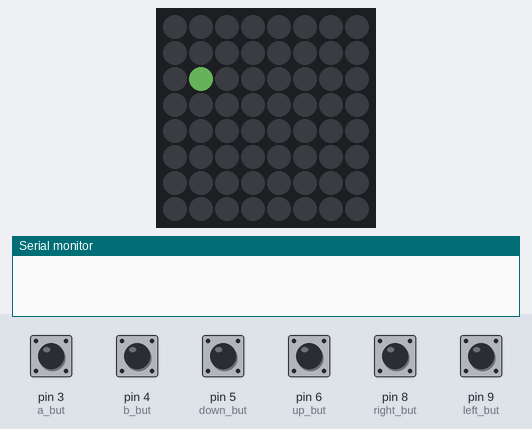
A sketch run on a simulated Arduino Uno, built with avr-gcc and run on an emulated ATmega328P. On the bench: 8×8 RGB LED matrix (first LED top left, wired row by row), the last lines printed to the serial monitor. The inputs (shaded band) are chosen by the test bench; at power-on: pin 3 (a_but), pin 4 (b_but), pin 5 (down_but), pin 6 (up_but), pin 8 (right_but), pin 9 (left_but) HIGH. Dim RGB values are drawn brighter than linear.

Above: at 1.2 s.
1.3 s: pin 3 (a_but) pulled LOW for 0.15 s
At 1.5 s:
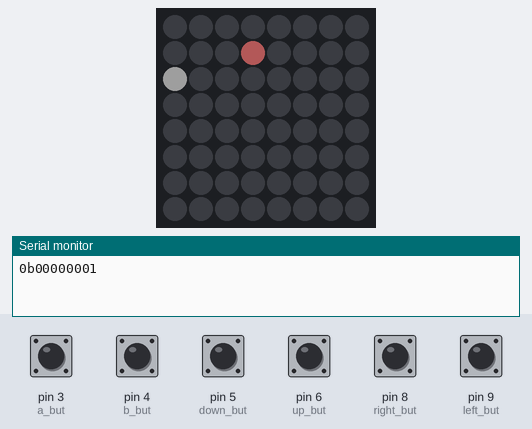
2.0 s: pin 4 (b_but) pulled LOW for 0.15 s
2.7 s: pin 4 (b_but) pulled LOW for 1 s
At 3.1 s:
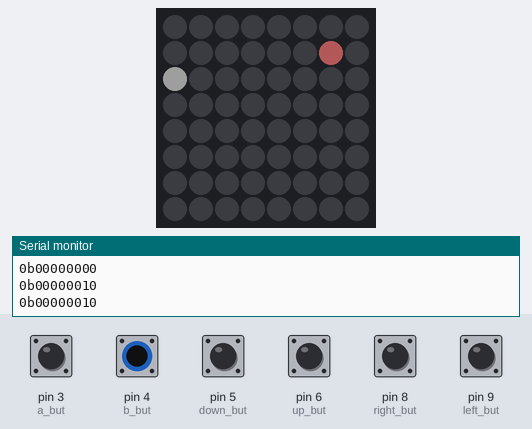
4.3 s: pin 5 (down_but) pulled LOW for 0.15 s
At 4.5 s:
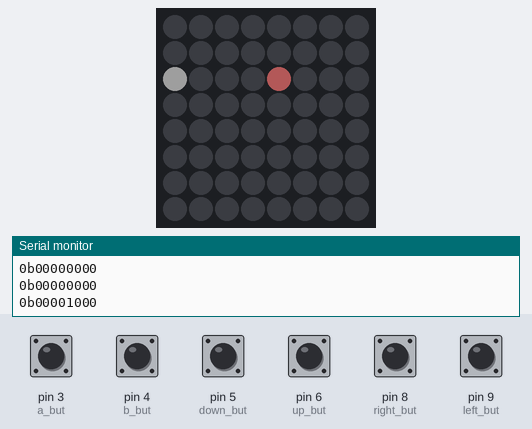
5.0 s: pin 8 (right_but) pulled LOW for 0.15 s
At 5.1 s:
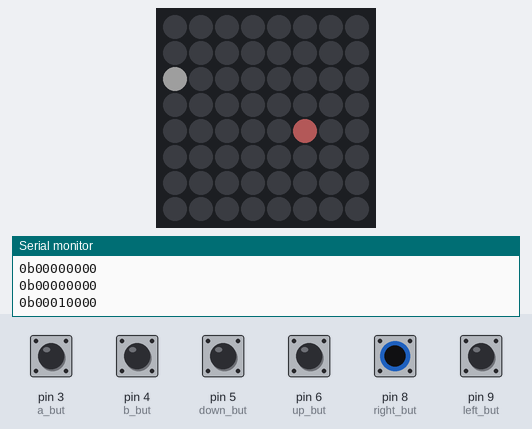
5.7 s: pin 6 (up_but) pulled LOW for 0.15 s
At 5.9 s:
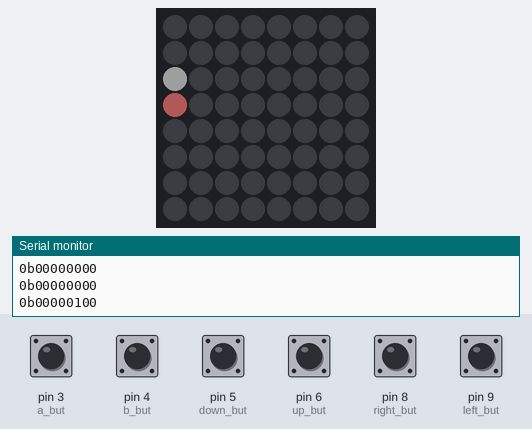
Timing chart, 0 to 7.4 s (numbered marks = the images above; inputs shaded):
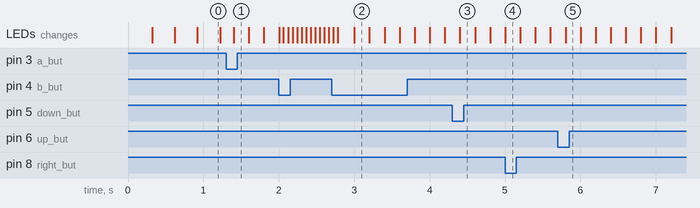

Measured:
- after the input at 1.3 s, the LEDs: change after 0.10 s (image 1)

The sketch:

led_matrix_gameboy.ino
```cpp
// use the cRGB struct hsv method
#define USE_HSV

#include <WS2812.h>

#define RB_HUE_STEPS 10
#define GLOBAL_SAT 255
#define GLOBAL_BRGHT 60
#define frame_tick 20 //delays between frameupdates
#define game_tick 200 //delays between game updates
#define donut true
#define cheating false
/*
 * snake settings
 */
#define X_start 1
#define Y_start 1
#define SNAKE_LENGHT_START 1

/*
 * board definitions
 */
#define LEDHeight 8
#define LEDWidth 8
#define LEDCount (LEDHeight * LEDWidth)

/*
 * button mapping
 */
#define ledDataPin 7
#define a_but 3
#define b_but 4
#define down_but 5
#define up_but 6
#define right_but 8
#define left_but 9

/*
 * typedefs
 */
typedef enum{
  A = 0,
  B,
  UP,
  DOWN,
  RIGHT,
  LEFT
} key;

typedef enum{
  X_ = 0,
  Y_
} cord;

typedef enum{
  BLANK = 0,
  RB = -1,
  RED = -2,
  GREEN = -3,
  BLUE = -4,
  WHITE = -5,
  APPLE = -20,
  GOLDENAPPLE = -21
} color;

typedef enum{
  STARTUP = 0,
  IDLE,
  RUNNING,
  PAUSED,
  WON,
  GAME_OVER
} game_states;

/*
 * globals
 */
WS2812 LED(LEDCount);
cRGB pixel;
cRGB blank;

int snake_lenght = SNAKE_LENGHT_START;
int game_state = STARTUP;
uint64_t time_since_statechange = 0;
int8_t board[LEDHeight][LEDWidth];
bool masked = false;
bool effekt1 = false;
uint8_t current_brightness = GLOBAL_BRGHT;

void setup() {
  pinMode(a_but, INPUT_PULLUP);
  pinMode(b_but, INPUT_PULLUP);
  pinMode(up_but, INPUT_PULLUP);
  pinMode(down_but, INPUT_PULLUP);
  pinMode(left_but, INPUT_PULLUP);
  pinMode(right_but, INPUT_PULLUP);
  LED.setOutput(ledDataPin);
  Serial.begin(115200);

  blank.r=0;
  blank.g=0;
  blank.b=0;

  memset(board, 0, sizeof(board));
}

void renderBoard(){
  int x=0, y=0;
  int static hue = 0;   //stores 0 to 614
  hue += RB_HUE_STEPS;
  hue %= 360;
  uint8_t level = snake_lenght / 12;


  if(masked){
    for(int i=0; i<LEDCount; i++)
      LED.set_crgb_at(i, blank);
  }
  else{
    for(int i = 0; i < LEDCount; i++)
    {
      int8_t field_value = board[x][LEDWidth-1-y];

      if(field_value == GOLDENAPPLE){
        field_value = RB;
      }
      if(field_value == APPLE){
        /* blinking apples
        int peri = 300 ;
        int t = millis() % peri;
        if(t<peri/2){
          pixel.SetHSV(0, 0, (uint16_t) current_brightness * t / peri/2 +10);
        }
        else{
          t -= peri/2;
          pixel.SetHSV(0, 0, (uint16_t) current_brightness * ((peri/2)-t) / peri/2 +10);
        }*/
        pixel.SetHSV(0, 0, (uint16_t) current_brightness/2);
        LED.set_crgb_at(i, pixel);
      }
      else if(field_value > 0){
        if(game_state == GAME_OVER || game_state == PAUSED) {
          // scanner over snake
          uint16_t hue = (level*360/(6) )%360;
          uint16_t bri = current_brightness * (field_value / snake_lenght) + 1;
          if (((millis()-time_since_statechange) % ((snake_lenght+1)*60)) / 60 == (snake_lenght-field_value)){
            if(game_state == GAME_OVER)
              LED.set_crgb_at(i, blank);
            else{
              pixel.SetHSV(hue, GLOBAL_SAT/2, current_brightness);
              LED.set_crgb_at(i, pixel);
            }
          }
          else{
            pixel.SetHSV(hue, GLOBAL_SAT/2, bri);
            LED.set_crgb_at(i, pixel);
          }
        }
        else if(game_state == WON || game_state == IDLE){
          // changing rainbow from head to tail
          pixel.SetHSV((hue+field_value*360/32)%360, GLOBAL_SAT/2, current_brightness);
          LED.set_crgb_at(i, pixel);
        }
        else{
          //change satuation to half
          //pixel.SetHSV(((snake_lenght)*360/64)%360, field_value * (GLOBAL_SAT/2) * 3/4 / snake_lenght + 64, current_brightness);

          // change sat to 0
          // pixel.SetHSV(((snake_lenght)*360/64)%360, field_value * (GLOBAL_SAT/2) / snake_lenght, current_brightness);

          // continous long rainbow snake, fixed
          //pixel.SetHSV(((snake_lenght-field_value+2)*360/64)%360, GLOBAL_SAT/2, current_brightness);

          // changing rainbow from head to tail
          //pixel.SetHSV((hue+field_value*360/32)%360, GLOBAL_SAT/2, current_brightness);

          // changing rainbow from tail to head
          //pixel.SetHSV((hue+(snake_lenght-field_value+2)*360/32)%360, GLOBAL_SAT/2, current_brightness);

          // changing color every 12 steps   + ((snake_lenght - field_value)* (64 / snake_lenght))
          //uint16_t hue = (level*360/(64/6) )%360;  //nice discrete colors

          uint16_t hue = (level*360/(6) )%360;
          uint16_t bri = current_brightness * (field_value / snake_lenght) + 1;
          pixel.SetHSV(hue, GLOBAL_SAT/2, bri);

          LED.set_crgb_at(i, pixel);
        }
      }
      else if(field_value == RB){
        pixel.SetHSV((hue+i*360/9)%360, GLOBAL_SAT, current_brightness/2);
        LED.set_crgb_at(i, pixel);
      }
      else if(field_value == WHITE){
        pixel.SetHSV(0, 0, current_brightness);
        LED.set_crgb_at(i, pixel);
      }
      else if(field_value == RED){
        pixel.SetHSV(0, GLOBAL_SAT, current_brightness);
        LED.set_crgb_at(i, pixel);
      }
      else if(field_value == GREEN){
        pixel.SetHSV(120, GLOBAL_SAT, current_brightness);
        LED.set_crgb_at(i, pixel);
      }
      else if(field_value == BLUE){
        pixel.SetHSV(240, GLOBAL_SAT, current_brightness);
        LED.set_crgb_at(i, pixel);
      }
      else
      {
        LED.set_crgb_at(i, blank);
      }
      x++;
      if(x==LEDHeight){
        x=0;
        y++;
      }
    }
  }

  LED.sync();
}

uint8_t getInput(uint8_t in){
  uint8_t inp = 0;
  inp |= !digitalRead(a_but)<<A;
  inp |= !digitalRead(b_but)<<B;
  inp |= !digitalRead(up_but)<<UP;
  inp |= !digitalRead(down_but)<<DOWN;
  inp |= !digitalRead(right_but)<<RIGHT;
  inp |= !digitalRead(left_but)<<LEFT;
  if(inp)
    rng();
  return inp | in;
}

void bin_print(uint8_t b){
  Serial.print("0b");
  for(int i=0; i<8; i++){
    if( b & (1<<(7-i)) )
      Serial.print("1");
    else
      Serial.print("0");
  }
}

bool inline input(uint8_t in, uint8_t button){
  return (in & (1 << button));
}

uint64_t rng(){
  uint64_t static seed = 1000;
  int non_deterministic = millis() % 10000;
  seed = ((seed+non_deterministic) * 344534537681+4534535809)%875644564849;
  return seed;
}

void newApple(){
  int8_t* linear_board = (int8_t*)board;
  int free_places[LEDCount];
  int free_places_cnt = 0;
  memset(free_places,0, sizeof(free_places));
  for(int i=0; i<LEDCount; i++)
  {
    if(linear_board[i]==0){
      free_places[free_places_cnt++] = i;
    }
  }
  if(free_places_cnt == 0){
    game_state = WON;
  }
  uint8_t kind_of_apple = APPLE;
  if(rng()%100 == 1)
    kind_of_apple = GOLDENAPPLE;
  linear_board[free_places[rng()%free_places_cnt]] = kind_of_apple;
}

void snake(uint8_t in){
  int static vel[2] = {1,0};
  int static pos[2] = {X_start,Y_start};
  int new_pos[2];

  /*
   * next state logic
   */
  if(game_state == STARTUP){
    time_since_statechange = millis();
    game_state = IDLE;

    //initialize game
    pos[X_] = X_start;
    pos[Y_] = Y_start;
    vel[X_] = 0;
    vel[Y_] = 1;
    snake_lenght = SNAKE_LENGHT_START;
    memset(board, 0, sizeof(board));
    board[pos[X_]][pos[Y_]] = snake_lenght;
    current_brightness = GLOBAL_BRGHT;

  }
  if(game_state == PAUSED){
    bool static was_unpressed = false;
    if(!input(in,B)){
      was_unpressed = true;
    }
    if(was_unpressed && input(in,B)){ //B button pressed: go to RUNNING
      game_state = RUNNING;
      time_since_statechange = millis();
      was_unpressed = false;
    }
    return;
  }
  if(game_state == GAME_OVER || game_state == IDLE || game_state == WON){
    if(in && (millis()-time_since_statechange) > ((game_state == IDLE)?500:2000) ){ //any button pressed: go to RUNNING
      if(game_state != IDLE){
        time_since_statechange = millis();
        game_state = IDLE;

        //initialize game
        pos[X_] = X_start;
        pos[Y_] = Y_start;
        vel[X_] = 0;
        vel[Y_] = 1;
        snake_lenght = SNAKE_LENGHT_START;
        memset(board, 0, sizeof(board));
        board[pos[X_]][pos[Y_]] = snake_lenght;
        current_brightness = GLOBAL_BRGHT;
      }
      else{
        time_since_statechange = millis();
        game_state = RUNNING;
        newApple();
      }
    }
  }

  if(game_state == GAME_OVER || game_state == WON){
  }
  else if(game_state == IDLE)
  {
    int upper_bound = LEDHeight - 1 - Y_start;
    int right_bound = LEDWidth - 1 - X_start;
    int lower_bound = Y_start;
    int left_bound = X_start;
    if(pos[X_] == left_bound && pos[Y_] == upper_bound){
      vel[X_] = 1;
      vel[Y_] = 0;
    }
    else if(pos[X_] == right_bound && pos[Y_] == upper_bound){
      vel[X_] = 0;
      vel[Y_] = -1;
    }
    else if(pos[X_] == right_bound && pos[Y_] == lower_bound){
      vel[X_] = -1;
      vel[Y_] = 0;
    }
    else if(pos[X_] == left_bound && pos[Y_] == lower_bound){
      vel[X_] = 0;
      vel[Y_] = 1;
    }
    //move
    pos[X_] = pos[X_]+vel[X_];
    pos[Y_] = pos[Y_]+vel[Y_];
    //shorten
    int8_t* linear_board = (int8_t*)board;
    for(int i=0; i<LEDCount && !cheating; i++)
    {
      if(linear_board[i]>0){
        linear_board[i]--;
      }
    }
    //draw
    board[pos[X_]][pos[Y_]] = snake_lenght;
  }
  else if(game_state == RUNNING)
  {
    /*
     * inputs
     */
    if(vel[X_] == 0){
      in &= ~(1<<UP);
      in &= ~(1<<DOWN);
    }
    else if(vel[Y_] == 0){
      in &= ~(1<<LEFT);
      in &= ~(1<<RIGHT);
    }

    bin_print(in);
    Serial.println();

    { //pause
      bool static was_unpressed = false;
      if(!input(in,B)){
        was_unpressed = true;
      }
      if(was_unpressed && input(in,B)){
        game_state = PAUSED;
        time_since_statechange = millis();
        was_unpressed = false;
        return;
      }
    }

    if(vel[Y_] >= 0 && input(in,UP)){
      vel[Y_] = 1;
      vel[X_] = 0;
    }
    if(vel[Y_] <= 0 && input(in,DOWN)){
      vel[Y_] = -1;
      vel[X_] = 0;
    }
    if(vel[X_] >= 0 && input(in,RIGHT)){
      vel[Y_] = 0;
      vel[X_] = 1;
    }
    if(vel[X_] <= 0 && input(in,LEFT)){
      vel[Y_] = 0;
      vel[X_] = -1;
    }

    /*
     * translation
     */
    new_pos[X_] = pos[X_]+vel[X_];
    new_pos[Y_] = pos[Y_]+vel[Y_];

    /*
     * bounding box
     */
    if(new_pos[X_] < 0){
      if(donut)
        new_pos[X_] = LEDWidth-1;
      else{
        new_pos[X_] = 0;
        game_state = GAME_OVER;
      }
    }
    if(new_pos[Y_] < 0){
      if(donut)
        new_pos[Y_] = LEDHeight-1;
      else {
        new_pos[Y_] = 0;
        game_state = GAME_OVER;
      }
    }
    if(new_pos[X_] >= LEDWidth){
      if(donut)
        new_pos[X_] = 0;
      else {
        new_pos[X_] = pos[X_];
        game_state = GAME_OVER;
      }
    }
    if(new_pos[Y_] >= LEDHeight){
      if(donut)
        new_pos[Y_] = 0;
      else {
        new_pos[Y_] = pos[Y_];
        game_state = GAME_OVER;
      }
    }
    if(board[new_pos[X_]][new_pos[Y_]] > 1)
      game_state = GAME_OVER;

    if(game_state == GAME_OVER){
      if(cheating){
        game_state = RUNNING;
        return;
      }
      else{
        time_since_statechange = millis();
        return;
      }
    }

    /*
     * check for apple, if not shorten the snake
     */
    int8_t* linear_board = (int8_t*)board;
    if(board[new_pos[X_]][new_pos[Y_]] == APPLE){
      snake_lenght++;
      newApple();
    }
    else if(board[new_pos[X_]][new_pos[Y_]] == GOLDENAPPLE){
        snake_lenght+=2;
        newApple();
        newApple();
      }
    else
      for(int i=0; i<LEDCount && !cheating; i++)
      {
        if(linear_board[i]>0){
          linear_board[i]--;
        }
      }
    if(cheating)
      snake_lenght++;

    pos[X_] = new_pos[X_];
    pos[Y_] = new_pos[Y_];
    board[new_pos[X_]][new_pos[Y_]] = snake_lenght;
    if(snake_lenght == LEDCount)
      snake_lenght = LEDCount;
  }
}

bool task(int period){
  uint64_t static time_start = 0;
  if(millis() >= time_start + period){
    time_start = millis();
    return true;
  }
  return false;
}

void loop() {
  uint64_t time_start = millis();
  uint8_t static in = 0;

  if (task(game_tick)){
    snake(in);
    in = 0;
  }

  renderBoard();

  /*
   * timing
   */
  uint64_t time_end = millis();
  if((time_end-time_start)>frame_tick*7/10)
  {
    Serial.print(" flow: ");
    Serial.print((int)((time_end-time_start)*100)/frame_tick);
    Serial.println("%");
  }
  if((time_end-time_start)>frame_tick)
  {
    Serial.println(" REALTIME VIOLATION");
    pixel.SetHSV(0, 255, GLOBAL_BRGHT); //red
    for(int i=0; i<64; i++){
      LED.set_crgb_at(i, pixel);
    }
    LED.sync();
  }
  while(millis() < time_start + frame_tick){
    in = getInput(in);
  }
}
```
